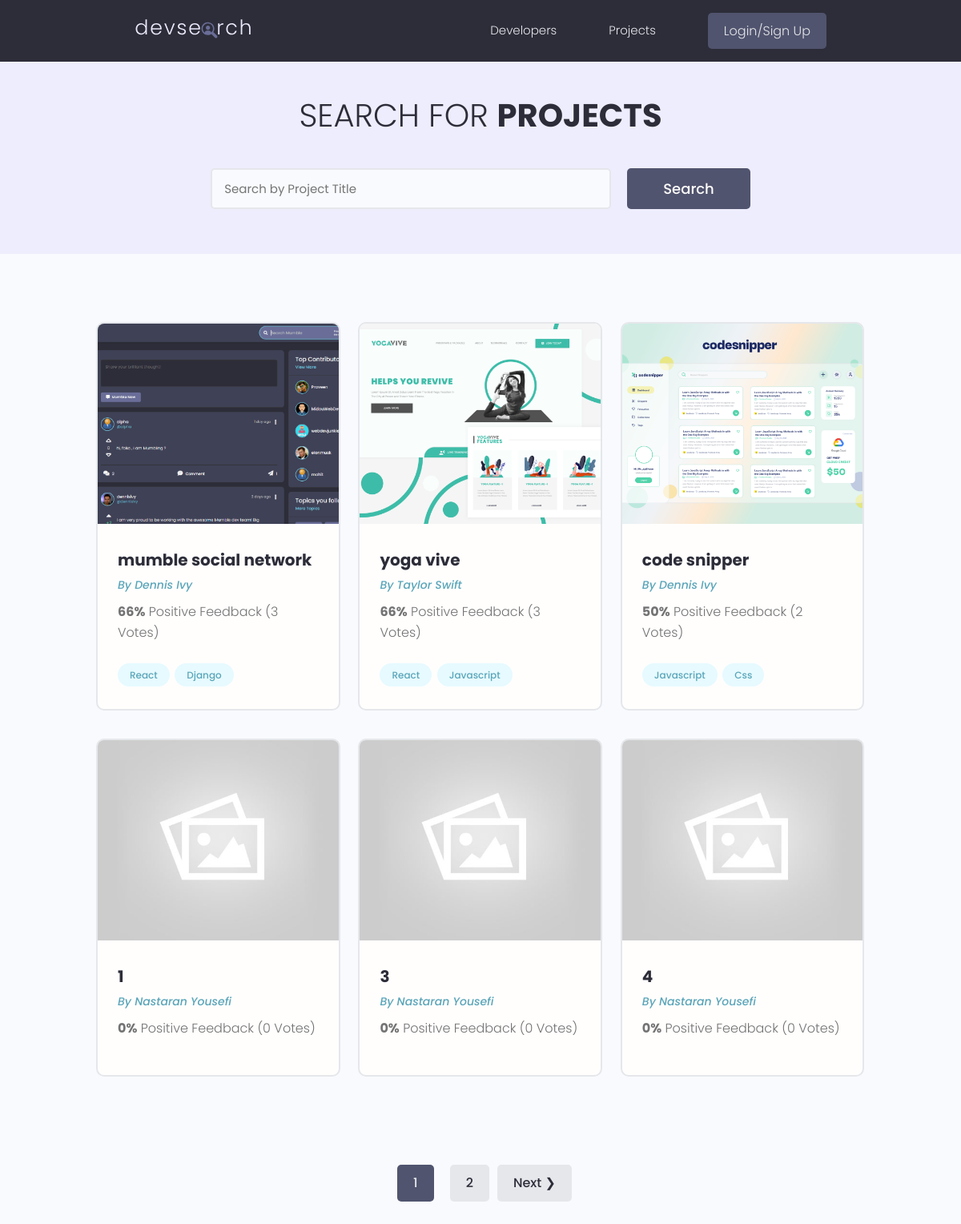
/projects/, run on the app's committed database.
### projects/models.py (models this page shows, shortened)
class Project(models.Model):
    owner = models.ForeignKey(Profile, on_delete=models.CASCADE, null=True, blank=True)
    title = models.CharField(max_length=200)
    description = models.TextField(null=True, blank=True)
    featured_image = models.ImageField(null=True, blank=True, default='project_cover/default.jpg', upload_to='project_cover/')
    demo_link = models.CharField(max_length=2000, null=True, blank=True)
    source_code = models.CharField(max_length=2000, null=True, blank=True)
    tags = models.ManyToManyField('Tag', blank=True)
    vote_total = models.IntegerField(default=0, null=True, blank=True)
    vote_ratio = models.IntegerField(default=0, null=True, blank=True)
    created = models.DateTimeField(auto_now_add=True)
    id = models.UUIDField(default=uuid.uuid4, unique=True, editable=False, primary_key=True)
    class Meta:
        ordering = ['-vote_ratio', '-vote_total']
    @property
    def image_URL(self):
        try:
            url = self.featured_image.url
        except:
            url = 'http://127.0.0.1:8000/images/project_cover/default.jpg'
        return url

class Tag(models.Model):
    name = models.CharField(max_length=100)
    created = models.DateTimeField(auto_now_add=True)
    id = models.UUIDField(default=uuid.uuid4, unique=True, editable=False, primary_key=True)

### users/models.py (models this page shows, shortened)
class Profile(models.Model):
    user = models.OneToOneField(User, on_delete=models.CASCADE, null=True, blank=True)
    name = models.CharField(max_length=250, null=True, blank=True)
    username = models.CharField(max_length=250, null=True, blank=True)
    email = models.EmailField(max_length=500, blank=True, null=True)
    short_intro = models.CharField(max_length=200, blank=True, null=True)
    bio = models.TextField(blank=True, null=True)
    location = models.CharField(max_length=200, blank=True, null=True)
    profile_image = models.ImageField(blank=True, null=True, upload_to='profiles/',
                         default='profiles/user-default.png')
    social_github = models.CharField(max_length=500, blank=True, null=True)
    social_linkedin = models.CharField(max_length=500, blank=True, null=True)
    social_website = models.CharField(max_length=500, blank=True, null=True)
    social_twitter = models.CharField(max_length=500, blank=True, null=True)
    created = models.DateTimeField(auto_now_add=True)
    id = models.UUIDField(default=uuid.uuid4, unique=True, editable=False, primary_key=True)

### projects/views.py (the view)
# urls.py: path('projects/', views.get_projects),
def projects(request):
    search_query, projects = search_projects(request)
    page = request.GET.get('page', 1)
    results = 6
    paginator = Paginator(projects, results)
    try:
        projects = paginator.page(page)
    except EmptyPage:
        if int(page) <= 0:
            projects = paginator.page(1)
        else:
            projects = paginator.page(paginator.num_pages)
    except PageNotAnInteger:
        projects = paginator.page(1)
    context = {
        'projects' : projects,
        'search_query' : search_query,
    }
    return render(request, 'projects/projects.html', context)

### projects/utils.py (called while the page is built)
def search_projects(request):
    search_query = request.GET.get('q') or ''
    projects = Project.objects.distinct().filter(
        Q(title__icontains=search_query) |
        Q(description__icontains=search_query) |
        Q(owner__name__icontains=search_query) |
        Q(tags__name__icontains=search_query)
    )
    return search_query, projects

### projects/templates/projects/projects.html (shortened to what this page needs)
{% extends 'main.html' %}
{% block content %}
  <main class="projects">
    <section class="hero-section text-center">
      <div class="container container--narrow">
        <div class="hero-section__box">
          <h2>Search for <span>Projects</span></h2>
        </div>
        <div class="hero-section__search">
          <form id="searchForm" class="form" action="{% url 'projects' %}" method="get">
            <div class="form__field">
              <input class="input input--text" id="formInput#search" value="{{ search_query }}" type="text"  name="q"
                placeholder="Search by Project Title" />
            </div>
            <input class="btn btn--sub btn--lg" type="submit" value="Search" />
          </form>
        </div>
      </div>
    </section>
    <section class="projectsList">
      <div class="container">
        <div class="grid grid--three">
        {% for project in projects %}
          <div class="column">
            <div class="card project">
              <a href="{% url 'project' project.id %}" class="project">
                <img class="project__thumbnail" src="{{ project.image_URL }}" alt="{{ project.title }}" />
                <div class="card__body">
                  <h3 class="project__title">{{ project.title }}</h3>
                  <p><a class="project__author" href="{% url 'user-profile' project.owner.pk %}">By {{project.owner.name|title}}</a></p>
                  <p class="project--rating">
                    <span style="font-weight: bold;">{{ project.vote_ratio }}%</span> Positive
                    Feedback ({{ project.vote_total }} Vote{{ project.vote_total|pluralize:'s' }})
                  </p>
                  <div class="project__tags">
                    {% for tag in project.tags.all|slice:'3' %}
                    <span class="tag tag--pill tag--main">
                      <small>{{ tag.name|title }}</small>
                    </span>
                    {% endfor %}
                  </div>
                </div>
              </a>
            </div>
          </div>
        {% endfor %}
        </div>
      </div>
    </section>
    {% include 'pagination.html' with query_set=projects %}
  </main>
{% endblock %}

### static/styles/app.css (style rules this page uses)
:root { --color-sub: #2d2d39; }
.btn--sub { background-color: var(--color-sub-light); }
.card { border: 2px solid var(--color-light); }
img { width: 100%; }
.hero-section { height: 40vh; display: flex; align-items: center; background-color: var(--color-sub); }
.hero-section__box { margin-bottom: 4rem; }
.hero-section__box > h2, .hero-section__box > h2 > span { font-size: 4rem; color: var(--color-light); line-height: 1.3; text-transform: uppercase; }
.hero-section__box > h2 { font-weight: 300; }
.hero-section__box > h2 > span { font-weight: 700; }
.hero-section__search > .form { display: flex; align-items: center; justify-content: center; gap: 2rem; }
.hero-section__search > .form input.input--text { width: 50rem; }
.project__author { font-size: 1.4rem; font-style: italic; }
.project--rating { margin-bottom: 1.6em; margin-top: .5em; }
.projects > .hero-section { background: var(--color-sub-lighter); height: 30vh; }
.projects .hero-section__box { margin-bottom: 2.5rem; }
.projects .hero-section__box > h2 { color: var(--color-sub); }
.projects .hero-section__box > h2 > span { font-weight: 700; color: var(--color-sub); }
.projectsList { margin-top: 8rem; }
.project__thumbnail { height: 25rem; object-fit: cover; object-position: top center; }
.project__title { font-size: 2rem; font-weight: 700; color: var(--color-sub); }

### static/uikit/styles/modules/_variables.css (style rules this page uses)
:root { --color-main: #5aa5b9; --color-main-light: #e6faff; --color-sub: #3f4156; --color-sub-light: #51546e; --color-sub-lighter: #ededfd; --color-text: #737373; --color-gray: #8b8b8b; --color-light: #e5e7eb; --color-light-gray: #767676; --color-bg: #f8fafd; --color-white: #fffefd; --color-white-light: #f3f3f3; --color-success: #359e64; --color-success-bg: #def8e8; --color-error: #fc4b0b; --color-error-bg: #fff2ee; --font-base: 'Poppins', arial, helvetica, 'Segoe UI', roboto, ubuntu, sans-serif; --font-monospace: 'Fira Code', 'Courier New', courier, monospace; --font-regular: 300; --font-medium: 500; --font-bold: 700; --generic-shadow: 1px 1px 5px #00000010; --generic-transition: all 0.3s ease-in-out; }

### static/uikit/styles/modules/_base.css (style rules this page uses)
* { margin: 0; padding: 0; box-sizing: border-box; text-rendering: optimizeLegibility; color: inherit; font-size: inherit; }
html { font-size: 50%; }
@media only screen and (min-width: 480px) { html { font-size: 56.25%; } }
@media only screen and (min-width: 1200px) { html { font-size: 62.5%; } }
body { line-height: 1.6; font-weight: 400; font-size: 1.5rem; color: var(--color-text); background-color: var(--color-bg); min-height: 100vh; }

### static/uikit/styles/modules/_typography.css (style rules this page uses)
* { font-family: var(--font-base); }
h2 { font-size: 3.6rem; font-weight: var(--font-bold); }
h3 { font-size: 3.2rem; font-weight: var(--font-medium); }
p, span, strong { font-size: 1.6rem; color: var(--color-text); font-weight: var(--font-regular); }
a { padding-bottom: 2px; text-decoration: none; display: inline-block; color: var(--color-main); font-weight: var(--font-medium); }

### static/uikit/styles/modules/_utilities.css (style rules this page uses)
.container { width: 92%; max-width: 165rem; margin: 0 auto; box-sizing: border-box; }
.container--narrow { width: 92%; max-width: 120rem; }
@media screen and (min-width: 1000px) { .container { width: 90%; } }
@media screen and (min-width: 1000px) { .container--narrow { width: 85%; } }
@media screen and (min-width: 1200px) { .container { width: 80%; } }
@media screen and (min-width: 1200px) { .container--narrow { width: 72%; } }
.text-center { text-align: center; }

### static/uikit/styles/modules/_button.css (style rules this page uses)
.btn { display: inline-block; position: relative; cursor: pointer; background-color: var(--color-light); font-weight: var(--font-medium); color: var(--color-sub); text-decoration: none; padding: 1rem 2rem; border-radius: 0.5rem; border: none; width: -webkit-fit-content; width: -moz-fit-content; width: fit-content; height: -webkit-fit-content; height: -moz-fit-content; height: fit-content; font-size: 1.6rem; outline-width: 0; outline-color: transparent; -webkit-backface-visibility: hidden; backface-visibility: hidden; transition: all 0.3s ease-in-out; }
.btn--sub { background-color: var(--color-sub); color: var(--color-white); }
.btn--lg { font-size: 1.8rem; padding: 1.2rem 4.5rem; }

### static/uikit/styles/modules/_card.css (style rules this page uses)
.card { border-radius: 1rem; background-color: var(--color-white); border: 1.5px solid var(--color-light); width: auto; height: auto; margin-top: 0.5rem; margin-bottom: 0.5rem; overflow: hidden; }
.card__body, .card__header { padding: 2rem 2.5rem; }

### data on the page
Project: image_URL (picture), title "mumble social network", owner.name "Dennis Ivy", vote_ratio "66", vote_total "3"
Tag: name "React"
Tag: name "Django"
Project: image_URL (picture), title "yoga vive", owner.name "Taylor Swift", vote_ratio "66", vote_total "3"
Tag: name "Javascript"
Project: image_URL (picture), title "code snipper", owner.name "Dennis Ivy", vote_ratio "50", vote_total "2"
Tag: name "Css"
Project: image_URL (placeholder picture), title "1", owner.name "Nastaran Yousefi", vote_ratio "0", vote_total "0"
Project: image_URL (placeholder picture), title "3", owner.name "Nastaran Yousefi", vote_ratio "0", vote_total "0"
Project: image_URL (placeholder picture), title "4", owner.name "Nastaran Yousefi", vote_ratio "0", vote_total "0"

### other printed values
{{ i }} "1"
{{ i }} "2"
